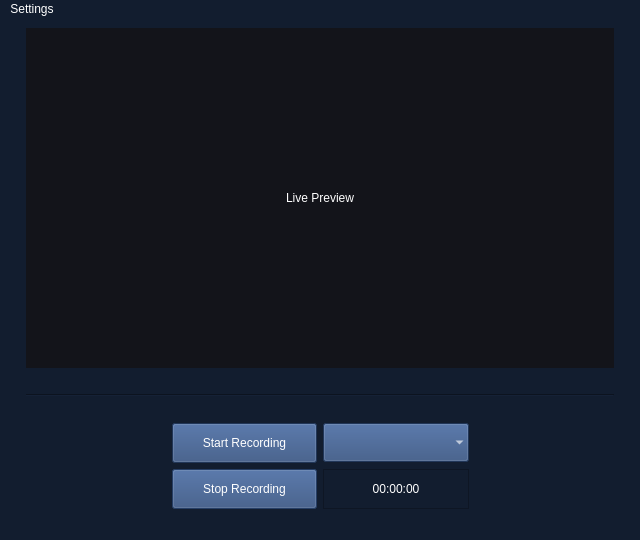
<?xml version="1.0" encoding="UTF-8"?>
<ui version="4.0">
 <class>MainWindow</class>
 <widget class="QMainWindow" name="MainWindow">
  <property name="geometry">
   <rect>
    <x>0</x>
    <y>0</y>
    <width>640</width>
    <height>540</height>
   </rect>
  </property>
  <property name="minimumSize">
   <size>
    <width>640</width>
    <height>540</height>
   </size>
  </property>
  <property name="windowTitle">
   <string>Ẹro</string>
  </property>
  <property name="windowIcon">
   <iconset>
    <normalon>../../Downloads/icon.ico</normalon>
   </iconset>
  </property>
  <property name="layoutDirection">
   <enum>Qt::LeftToRight</enum>
  </property>
  <property name="styleSheet">
   <string notr="true">background-color: rgb(18, 29, 47);
font: 8pt &quot;Sans Serif Collection&quot;;
color: rgb(255, 255, 255);
border-color: rgb(255, 255, 255);</string>
  </property>
  <widget class="QWidget" name="centralwidget">
   <layout class="QGridLayout" name="gridLayout_2">
    <item row="0" column="0">
     <spacer name="verticalSpacer_3">
      <property name="orientation">
       <enum>Qt::Vertical</enum>
      </property>
      <property name="sizeHint" stdset="0">
       <size>
        <width>17</width>
        <height>434</height>
       </size>
      </property>
     </spacer>
    </item>
    <item row="0" column="1">
     <layout class="QVBoxLayout" name="verticalLayout_2">
      <property name="sizeConstraint">
       <enum>QLayout::SetMinAndMaxSize</enum>
      </property>
      <item>
       <widget class="QLabel" name="livePreview">
        <property name="enabled">
         <bool>true</bool>
        </property>
        <property name="sizePolicy">
         <sizepolicy hsizetype="Preferred" vsizetype="Preferred">
          <horstretch>0</horstretch>
          <verstretch>0</verstretch>
         </sizepolicy>
        </property>
        <property name="minimumSize">
         <size>
          <width>320</width>
          <height>180</height>
         </size>
        </property>
        <property name="layoutDirection">
         <enum>Qt::LeftToRight</enum>
        </property>
        <property name="autoFillBackground">
         <bool>false</bool>
        </property>
        <property name="styleSheet">
         <string notr="true">color: rgb(255, 255, 255);
background-color: rgb(19, 20, 26);</string>
        </property>
        <property name="text">
         <string>Live Preview</string>
        </property>
        <property name="scaledContents">
         <bool>false</bool>
        </property>
        <property name="alignment">
         <set>Qt::AlignCenter</set>
        </property>
       </widget>
      </item>
      <item>
       <spacer name="horizontalSpacer_25">
        <property name="orientation">
         <enum>Qt::Horizontal</enum>
        </property>
        <property name="sizeHint" stdset="0">
         <size>
          <width>458</width>
          <height>20</height>
         </size>
        </property>
       </spacer>
      </item>
      <item>
       <widget class="Line" name="line">
        <property name="enabled">
         <bool>true</bool>
        </property>
        <property name="focusPolicy">
         <enum>Qt::StrongFocus</enum>
        </property>
        <property name="frameShadow">
         <enum>QFrame::Sunken</enum>
        </property>
        <property name="orientation">
         <enum>Qt::Horizontal</enum>
        </property>
       </widget>
      </item>
      <item>
       <spacer name="horizontalSpacer_26">
        <property name="orientation">
         <enum>Qt::Horizontal</enum>
        </property>
        <property name="sizeHint" stdset="0">
         <size>
          <width>459</width>
          <height>20</height>
         </size>
        </property>
       </spacer>
      </item>
      <item>
       <layout class="QGridLayout" name="gridLayout">
        <item row="0" column="0">
         <spacer name="hSpacer_1">
          <property name="orientation">
           <enum>Qt::Horizontal</enum>
          </property>
          <property name="sizeType">
           <enum>QSizePolicy::MinimumExpanding</enum>
          </property>
          <property name="sizeHint" stdset="0">
           <size>
            <width>130</width>
            <height>28</height>
           </size>
          </property>
         </spacer>
        </item>
        <item row="0" column="1">
         <widget class="QPushButton" name="startButton">
          <property name="sizePolicy">
           <sizepolicy hsizetype="MinimumExpanding" vsizetype="Expanding">
            <horstretch>0</horstretch>
            <verstretch>0</verstretch>
           </sizepolicy>
          </property>
          <property name="minimumSize">
           <size>
            <width>90</width>
            <height>40</height>
           </size>
          </property>
          <property name="maximumSize">
           <size>
            <width>360</width>
            <height>40</height>
           </size>
          </property>
          <property name="cursor">
           <cursorShape>PointingHandCursor</cursorShape>
          </property>
          <property name="styleSheet">
           <string notr="true">background-color: rgb(46, 75, 123);</string>
          </property>
          <property name="text">
           <string>Start Recording</string>
          </property>
         </widget>
        </item>
        <item row="0" column="2">
         <widget class="QComboBox" name="fpsOptions">
          <property name="enabled">
           <bool>true</bool>
          </property>
          <property name="sizePolicy">
           <sizepolicy hsizetype="MinimumExpanding" vsizetype="Expanding">
            <horstretch>0</horstretch>
            <verstretch>0</verstretch>
           </sizepolicy>
          </property>
          <property name="maximumSize">
           <size>
            <width>360</width>
            <height>39</height>
           </size>
          </property>
          <property name="font">
           <font>
            <family>Sans Serif Collection</family>
            <pointsize>8</pointsize>
            <weight>50</weight>
            <italic>false</italic>
            <bold>false</bold>
           </font>
          </property>
          <property name="cursor">
           <cursorShape>PointingHandCursor</cursorShape>
          </property>
          <property name="layoutDirection">
           <enum>Qt::LeftToRight</enum>
          </property>
          <property name="styleSheet">
           <string notr="true">background-color: rgb(46, 75, 123);</string>
          </property>
          <property name="frame">
           <bool>false</bool>
          </property>
         </widget>
        </item>
        <item row="0" column="3">
         <spacer name="hSpacer_2">
          <property name="orientation">
           <enum>Qt::Horizontal</enum>
          </property>
          <property name="sizeType">
           <enum>QSizePolicy::MinimumExpanding</enum>
          </property>
          <property name="sizeHint" stdset="0">
           <size>
            <width>130</width>
            <height>28</height>
           </size>
          </property>
         </spacer>
        </item>
        <item row="1" column="0">
         <spacer name="hSpacer_3">
          <property name="orientation">
           <enum>Qt::Horizontal</enum>
          </property>
          <property name="sizeType">
           <enum>QSizePolicy::MinimumExpanding</enum>
          </property>
          <property name="sizeHint" stdset="0">
           <size>
            <width>130</width>
            <height>28</height>
           </size>
          </property>
         </spacer>
        </item>
        <item row="1" column="1">
         <widget class="QPushButton" name="stopButton">
          <property name="enabled">
           <bool>false</bool>
          </property>
          <property name="sizePolicy">
           <sizepolicy hsizetype="MinimumExpanding" vsizetype="Expanding">
            <horstretch>0</horstretch>
            <verstretch>0</verstretch>
           </sizepolicy>
          </property>
          <property name="minimumSize">
           <size>
            <width>90</width>
            <height>40</height>
           </size>
          </property>
          <property name="maximumSize">
           <size>
            <width>360</width>
            <height>40</height>
           </size>
          </property>
          <property name="cursor">
           <cursorShape>PointingHandCursor</cursorShape>
          </property>
          <property name="styleSheet">
           <string notr="true">background-color: rgb(46, 75, 123);</string>
          </property>
          <property name="text">
           <string>Stop Recording</string>
          </property>
         </widget>
        </item>
        <item row="1" column="3">
         <spacer name="hSpacer_4">
          <property name="orientation">
           <enum>Qt::Horizontal</enum>
          </property>
          <property name="sizeType">
           <enum>QSizePolicy::MinimumExpanding</enum>
          </property>
          <property name="sizeHint" stdset="0">
           <size>
            <width>130</width>
            <height>28</height>
           </size>
          </property>
         </spacer>
        </item>
        <item row="1" column="2">
         <widget class="QLabel" name="timeLabel">
          <property name="styleSheet">
           <string notr="true">font: 63 14pt &quot;Kode Mono SemiBold&quot;;</string>
          </property>
          <property name="frameShape">
           <enum>QFrame::StyledPanel</enum>
          </property>
          <property name="frameShadow">
           <enum>QFrame::Sunken</enum>
          </property>
          <property name="lineWidth">
           <number>1</number>
          </property>
          <property name="text">
           <string>00:00:00</string>
          </property>
          <property name="alignment">
           <set>Qt::AlignCenter</set>
          </property>
         </widget>
        </item>
       </layout>
      </item>
     </layout>
    </item>
    <item row="0" column="2">
     <spacer name="verticalSpacer_2">
      <property name="orientation">
       <enum>Qt::Vertical</enum>
      </property>
      <property name="sizeHint" stdset="0">
       <size>
        <width>17</width>
        <height>434</height>
       </size>
      </property>
     </spacer>
    </item>
   </layout>
  </widget>
  <widget class="QMenuBar" name="menubar">
   <property name="geometry">
    <rect>
     <x>0</x>
     <y>0</y>
     <width>640</width>
     <height>43</height>
    </rect>
   </property>
   <widget class="QMenu" name="menuSettings">
    <property name="font">
     <font>
      <family>Sans Serif Collection</family>
      <pointsize>8</pointsize>
      <weight>50</weight>
      <italic>false</italic>
      <bold>false</bold>
     </font>
    </property>
    <property name="cursor">
     <cursorShape>PointingHandCursor</cursorShape>
    </property>
    <property name="title">
     <string>Settings</string>
    </property>
    <addaction name="settingsButton"/>
   </widget>
   <addaction name="menuSettings"/>
  </widget>
  <widget class="QStatusBar" name="statusbar">
   <property name="enabled">
    <bool>true</bool>
   </property>
  </widget>
  <action name="settingsButton">
   <property name="text">
    <string>General</string>
   </property>
   <property name="font">
    <font>
     <family>Sans Serif Collection</family>
     <pointsize>10</pointsize>
    </font>
   </property>
  </action>
 </widget>
 <resources/>
 <connections/>
</ui>
